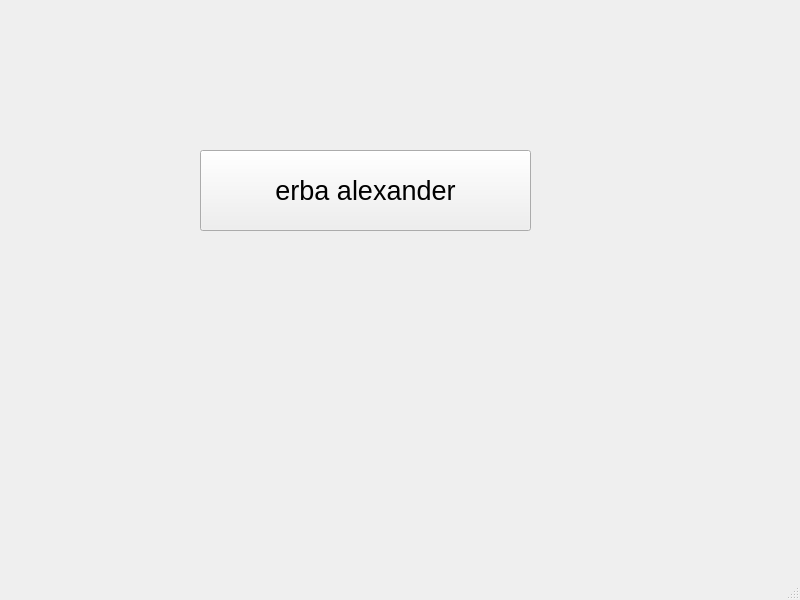
<?xml version="1.0" encoding="UTF-8"?>
<ui version="4.0">
 <class>MainWindow</class>
 <widget class="QMainWindow" name="MainWindow">
  <property name="geometry">
   <rect>
    <x>0</x>
    <y>0</y>
    <width>800</width>
    <height>600</height>
   </rect>
  </property>
  <property name="windowTitle">
   <string>MainWindow</string>
  </property>
  <widget class="QWidget" name="centralwidget">
   <widget class="QPushButton" name="pushButton">
    <property name="geometry">
     <rect>
      <x>200</x>
      <y>150</y>
      <width>331</width>
      <height>81</height>
     </rect>
    </property>
    <property name="font">
     <font>
      <pointsize>20</pointsize>
     </font>
    </property>
    <property name="text">
     <string>erba alexander</string>
    </property>
   </widget>
  </widget>
  <widget class="QMenuBar" name="menubar">
   <property name="geometry">
    <rect>
     <x>0</x>
     <y>0</y>
     <width>800</width>
     <height>21</height>
    </rect>
   </property>
  </widget>
  <widget class="QStatusBar" name="statusbar"/>
 </widget>
 <resources/>
 <connections/>
</ui>
